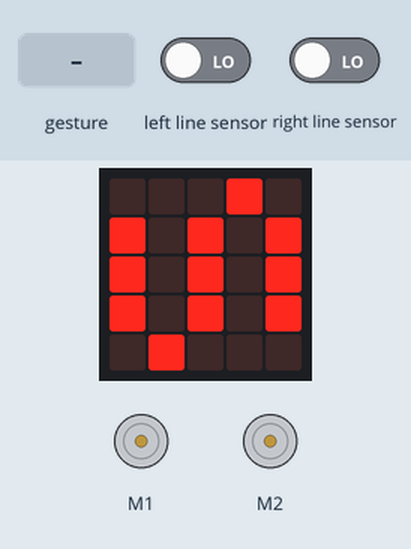
Recording of a program running on a simulated BBC micro:bit (MakeCode). Shown: the board's 5×5 LED display, 2 × DC motor (green arrow = forward, orange = backward, longer = faster). Inputs (shaded band) come from the test bench; at power-on: left line sensor LOW, right line sensor LOW.

Above: at 1.6 s.
1.7 s: sound turns loud
At 2.9 s:
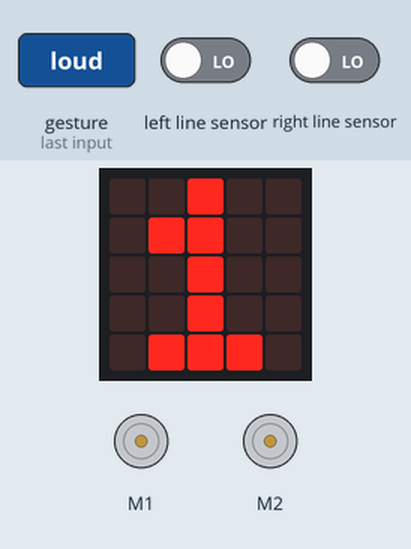
3.2 s: left line sensor driven HIGH
At 4.1 s:
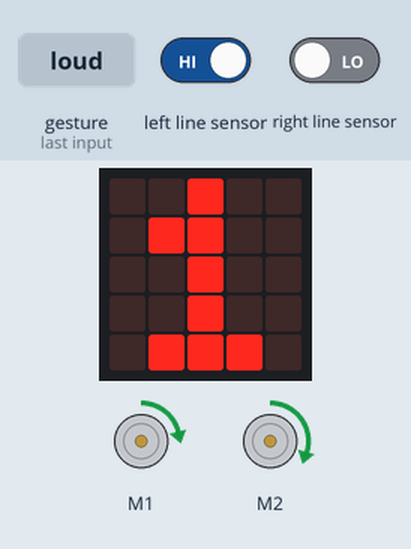
4.7 s: right line sensor driven HIGH
At 5.3 s:
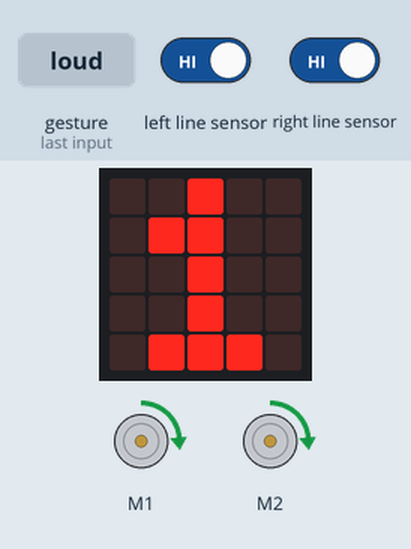
6.2 s: left line sensor driven LOW
At 6.6 s:
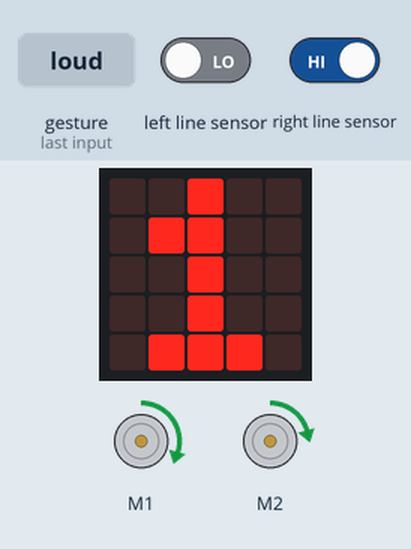
Timing chart, 0 to 8.7 s (numbered marks = the images above; inputs shaded):
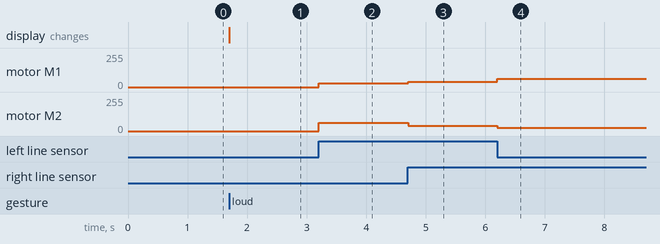

The program:

main.ts
```typescript
input.onSound(DetectedSound.Loud, function () {
    if (muze_jet == 0) {
        muze_jet = 1
    } else {
        muze_jet = 0
    }
    basic.showNumber(muze_jet)
})
let muze_jet = 0
muze_jet = 0
basic.showLeds(`
    . . . # .
    # . # . #
    # . # . #
    # . # . #
    . # . . .
    `)
basic.forever(function () {
    if (muze_jet == 1) {
        if (cuteBot.tracking(cuteBot.TrackingState.L_unline_R_line)) {
            cuteBot.motors(24, 10)
        }
        if (cuteBot.tracking(cuteBot.TrackingState.L_line_R_unline)) {
            cuteBot.motors(11, 24)
        }
        if (cuteBot.tracking(cuteBot.TrackingState.L_R_line)) {
            cuteBot.motors(15, 15)
        }
    } else {
        cuteBot.stopcar()
    }
})
```

test.ts
```typescript
// Tady jsou testy. Při použití tohoto balíčku jako rozšíření nebude zkompilováno.
```

Measured:
- after the input at 1.7 s, the display: changes at once (image 1)
- after the input at 3.2 s, motor M1: stopped → forward 28/255 at once; motor M2: stopped → forward 61/255 at once
- after the input at 4.7 s, motor M1: forward 28/255 → forward 38/255 at once; motor M2: forward 61/255 → forward 38/255 at once
- after the input at 6.2 s, motor M1: forward 38/255 → forward 61/255 at once; motor M2: forward 38/255 → forward 26/255 at once
